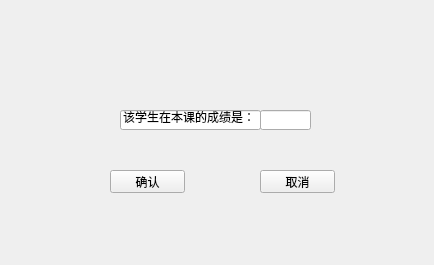
<?xml version="1.0" encoding="UTF-8"?>
<ui version="4.0">
 <class>enter_scores</class>
 <widget class="QWidget" name="enter_scores">
  <property name="geometry">
   <rect>
    <x>0</x>
    <y>0</y>
    <width>434</width>
    <height>265</height>
   </rect>
  </property>
  <property name="windowTitle">
   <string>Form</string>
  </property>
  <widget class="QPushButton" name="comfirm">
   <property name="geometry">
    <rect>
     <x>110</x>
     <y>170</y>
     <width>75</width>
     <height>23</height>
    </rect>
   </property>
   <property name="text">
    <string>确认</string>
   </property>
  </widget>
  <widget class="QPushButton" name="cancel">
   <property name="geometry">
    <rect>
     <x>260</x>
     <y>170</y>
     <width>75</width>
     <height>23</height>
    </rect>
   </property>
   <property name="text">
    <string>取消</string>
   </property>
  </widget>
  <widget class="QLineEdit" name="notice">
   <property name="geometry">
    <rect>
     <x>120</x>
     <y>110</y>
     <width>141</width>
     <height>20</height>
    </rect>
   </property>
   <property name="text">
    <string>该学生在本课的成绩是：</string>
   </property>
  </widget>
  <widget class="QLineEdit" name="input">
   <property name="geometry">
    <rect>
     <x>260</x>
     <y>110</y>
     <width>51</width>
     <height>20</height>
    </rect>
   </property>
  </widget>
 </widget>
 <resources/>
 <connections/>
</ui>
